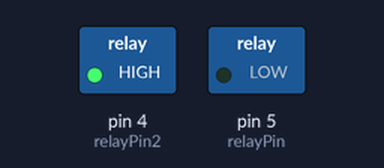
This sketch was run on a simulated Arduino Uno, built with avr-gcc and run on an emulated ATmega328P. Shown: switched loads named in the sketch (green lamp = pin HIGH). Dashed ring = blinking.

Above: at 0.5 s.
Timing chart, 0 to 4.6 s (numbered marks = the images above):
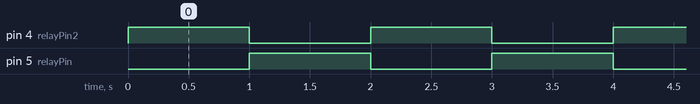

Measured:
- by itself, pin 4 (relayPin2), pin 5 (relayPin): alternates HIGH for 1.0 s and LOW for 1.0 s

The sketch:

simple-relay-test.ino
```cpp
int relayPin = 5;// define output pin for relay
int relayPin2 = 4;// define output pin for relay

void setup() {
  pinMode(relayPin, OUTPUT);// define pin 8 as output
  pinMode(relayPin2, OUTPUT);// define pin 8 as output

}

void loop() {

  digitalWrite(relayPin, LOW); // turn the relay ON (low is ON if relay is LOW trigger. change it to HIGH if you have got HIGH trigger relay)
  digitalWrite(relayPin2, HIGH); // turn the relay ON (low is ON if relay is LOW trigger. change it to HIGH if you have got HIGH trigger relay)

  delay(1000); // wait for 500 millisecond
 digitalWrite(relayPin, HIGH);// // turn the relay OFF (HIGH is OFF if relay is LOW trigger. change it to LOW if you have got HIGH trigger relay)
 digitalWrite(relayPin2, LOW);
 delay(1000);// wait for 500 millisecond
}
```
